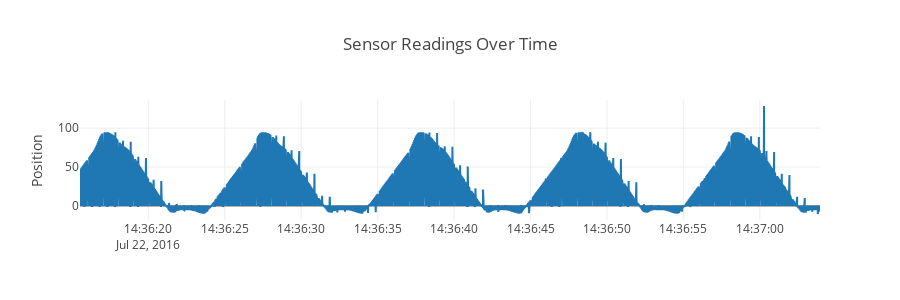
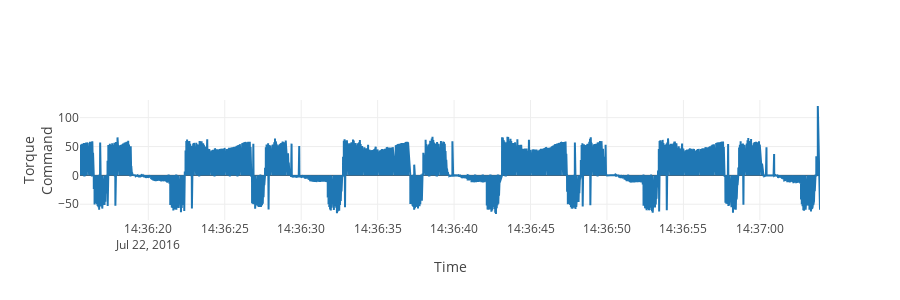

Here is the notebook cell these charts were saved with, in order:
### Code cell
%%local
trace1 = go.Scatter(
    x = df['TimeStamp'].iloc[80000:],
    y = df['::[scararobot]Ax_J1.ActualPosition'].iloc[80000:]
)
trace2 = go.Scatter(
    x = df['TimeStamp'].iloc[80000:],
    y = df['::[scararobot]Ax_J3.TorqueCommand'].iloc[80000:]
)

layout = dict(height=300, title = 'Sensor Readings Over Time', yaxis=dict(title='Position'))
fig = dict(data=[trace1], layout = layout)
iplot(fig)


layout = dict(height=300, xaxis = dict(title='Time'), yaxis=dict(title='Torque<br>Command'))
fig = dict(data=[trace2], layout = layout)
iplot(fig)

### Figure 1 — Plotly figure (JSON) as saved in the notebook; plotly's stock layout.template omitted (floating-point values rounded to 4 significant figures; data arrays with more than 128 entries replaced by an {"elided": "..."} marker saying what was removed)
{"data": [{"type": "scatter", "x": {"elided": "1930 str values"}, "y": {"elided": "1930 float values"}}], "layout": {"height": 300, "title": "Sensor Readings Over Time", "yaxis": {"title": "Position"}}}

### Figure 2 — Plotly figure (JSON) as saved in the notebook; plotly's stock layout.template omitted (floating-point values rounded to 4 significant figures; data arrays with more than 128 entries replaced by an {"elided": "..."} marker saying what was removed)
{"data": [{"type": "scatter", "x": {"elided": "1930 str values"}, "y": {"elided": "1930 float values"}}], "layout": {"height": 300, "xaxis": {"title": "Time"}, "yaxis": {"title": "Torque<br>Command"}}}
